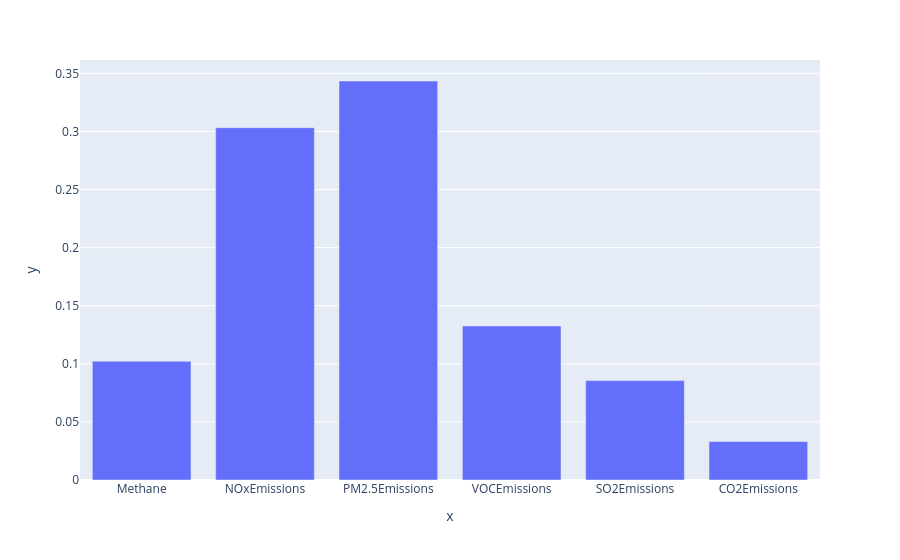

Notebook code for this chart:
### Markdown cell above
**Your Turn**: Now that we’ve identified the key features, let’s bring them to life with a bar chart. Using Plotly, create a graph to visualize their importance.
px.bar(x= (data.columns),y= (forest.feature_importances_))

### Code cell
px.bar(x= (data.columns),y= (forest.feature_importances_))

### Figure 1 — Plotly figure (JSON) as saved in the notebook; plotly's stock layout.template omitted (floating-point values rounded to 4 significant figures)
{"data": [{"hovertemplate": "x=%{x}<br>y=%{y}<extra></extra>", "legendgroup": "", "marker": {"color": "#636efa", "pattern": {"shape": ""}}, "name": "", "orientation": "v", "showlegend": false, "textposition": "auto", "type": "bar", "x": ["Methane", "NOxEmissions", "PM2.5Emissions", "VOCEmissions", "SO2Emissions", "CO2Emissions"], "xaxis": "x", "y": [0.1022, 0.3033, 0.3434, 0.1326, 0.08554, 0.03309], "yaxis": "y"}], "layout": {"barmode": "relative", "legend": {"tracegroupgap": 0}, "margin": {"t": 60}, "xaxis": {"anchor": "y", "domain": [0, 1], "title": {"text": "x"}}, "yaxis": {"anchor": "x", "domain": [0, 1], "title": {"text": "y"}}}}
